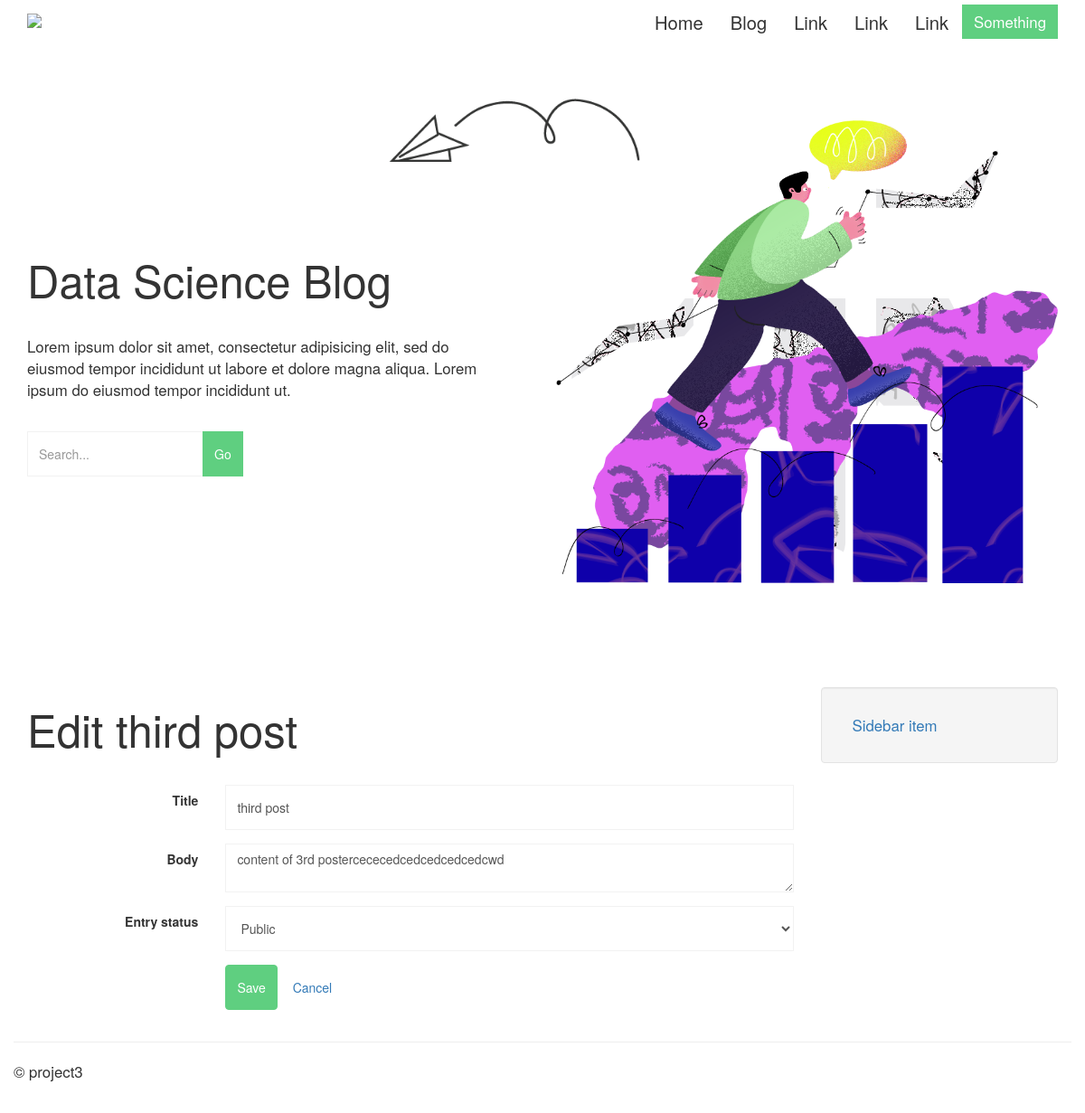
The page /entries/third-post/edit/ on the database its author committed.
### models.py (models this page shows, shortened)
class Entry(db.Model):
    STATUS_PUBLIC = 0
    STATUS_DRAFT = 1
    STATUS_DELETED = 2
    id     = db.Column(db.Integer, primary_key=True)
    title  = db.Column(db.String(100))
    slug   = db.Column(db.String(100), unique=True)
    body   = db.Column(db.Text)
    status = db.Column(db.SmallInteger, default=STATUS_PUBLIC)
    created_timestamp  = db.Column(db.DateTime, default=datetime.datetime.now)
    modified_timestamp = db.Column(db.DateTime,default=datetime.datetime.now, onupdate=datetime.datetime.now)
    tags = db.relationship('Tag', secondary=entry_tags, backref=db.backref('entries', lazy='dynamic'))

### entries/blueprint.py (the view)
@entries.route('/<slug>/edit/', methods=['GET', 'POST'])
def edit(slug):
    entry = Entry.query.filter(Entry.slug == slug).first_or_404()
    if request.method == 'POST':
        form = EntryForm(request.form, obj=entry)
        if form.validate():
            entry = form.save_entry(entry)
            db.session.add(entry)
            db.session.commit()
            flash('Entry "%s" has been saved.' % entry.title, 'success')
            return redirect(url_for('entries.detail', slug=entry.slug))
    else:
        form = EntryForm(obj=entry)
    return render_template('entries/edit.html', entry=entry, form=form)

### entries/forms.py (shortened to what this page needs)
class EntryForm(wtforms.Form):
    title = wtforms.StringField('Title', validators=[DataRequired()])
    body  = wtforms.TextAreaField('Body', validators=[DataRequired()])
    status = wtforms.SelectField('Entry status', choices=(
            (Entry.STATUS_PUBLIC, 'Public'),
            (Entry.STATUS_DRAFT,  'Draft')), coerce=int)

### entries/templates/entries/edit.html (shortened to what this page needs)
{% extends "base.html" %}
{% from "macros/form_field.html" import form_field %}
{% block content_title %}Edit {{ entry.title }}{% endblock %}
{% block content %}
  <form action="{{ url_for('entries.edit', slug=entry.slug) }}" class="form form-horizontal" method="post">
    {% for field in form %}
      {{ form_field(field) }}
    {% endfor %}
    <div class="form-group">
      <div class="col-sm-offset-3 col-sm-9">
        <button type="submit" class="btn btn-default">Save</button>
        <a class="btn" href="{{ url_for('entries.detail', slug=entry.slug) }}">Cancel</a>
      </div>
    </div>
  </form>
{% endblock %}

### entries/templates/macros/form_field.html (shortened to what this page needs)
{% macro form_field(field) %}
  <div class="form-group{% if field.errors %} has-error has-feedback{% endif %}">
    {{ field.label(class='col-sm-3 control-label') }}
    <div class="col-sm-9">
      {{ field(class='form-control', **kwargs) }}
    </div>
  </div>
{% endmacro %}

### static/css/main.css (style rules this page uses)
body { color: #333; }
.form-control { display: block; width: 100%; height: 50px; padding: 6px 12px; font-size: 14px; line-height: 1.428571429; color: #555; background-color: #fff; background-image: none; border: 1px solid #f2f2f2; border-radius: 0; -webkit-box-shadow: inset 0 0 0 rgba(0,0,0,0); box-shadow: inset 0 0 0 rgba(0,0,0,0); -webkit-transition: border-color ease-in-out .15s,box-shadow ease-in-out .15s; transition: border-color ease-in-out .15s,box-shadow ease-in-out .15s; }
.btn-default { color: #fff; background-color: #5fcf80; border-color: #5fcf80; height: 50px; padding: 6px 12px; }

### templates/base.html (style rules this page uses)
body { padding-top: 60px; }

### rows shown on the page
Entry: title "third post", title "third post" "content of 3rd postercececedcedcedcedcedcwd" "Public"

### other values the page prints
{{ field.label(class='col-sm-3 control-label') }} "Title" "Body" "Entry status"
